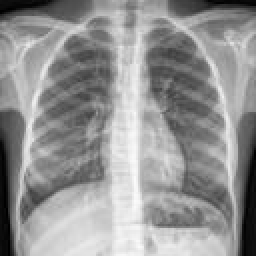
#> input picture output/chest_xray/test/NORMAL/IM-0033-0001-0002.jpeg, 128 x 128 px (shown 2 times larger); its folder holds only this picture in this run
$ jupyter execute --allow-errors find_correl.ipynb
#> lines starting #> are read from the running program, lines starting #| are printed output that depends on the picture
# Detect why there is pneumonia

Script to detect brightness in an image.

[cell 1]
import os
from PIL import Image
import numpy as np

def find_mean_brightness(folder_path):
#> called with folder_path = 'output/chest_xray/test/NORMAL'
    brightness_values = []
    std_values = []

    for root, _, filenames in os.walk(folder_path):
        for filename in filenames:
            if not filename.lower().endswith((".png", ".jpg", ".jpeg")):
                continue

            image_path = os.path.join(root, filename)
            with Image.open(image_path) as image:
#> image is the input picture: PIL image 128x128 L; min 0, max 251, mean 147.6
                img_l = image.convert("L")
                pixels_array = np.array(img_l, dtype=np.float32)

                image_std = float(np.std(pixels_array))
#> image_std = 54.47
                std_values.append(image_std)

                image_mean_brightness = float(np.mean(pixels_array))
#> image_mean_brightness = 147.6
                brightness_values.append(image_mean_brightness)

    if not brightness_values:
        return 0.0, 0.0, 0.0, 0

    mean_brightness = float(np.mean(brightness_values))
#> mean_brightness = 147.6
    mean_brightness_percent = (mean_brightness / 255.0) * 100.0
#> mean_brightness_percent = 57.89
    mean_std = float(np.mean(std_values))
#> mean_std = 54.47
    return mean_brightness, mean_brightness_percent, mean_std, len(brightness_values)

[cell 2]
def __main__():
    print("Check normal patient")
    dataset_folder_normal_patient = os.path.abspath("../output/chest_xray/test/NORMAL")
    print(f"Calculating mean brightness from: {dataset_folder_normal_patient}")
    normal_mean, normal_percent, normal_std, normal_count = find_mean_brightness(dataset_folder_normal_patient)
#> normal_mean = 147.6; normal_percent = 57.89; normal_std = 54.47; normal_count = 1

    print("Check pneumonia patient")
    dataset_folder_pneumonia_patient = os.path.abspath("../output/chest_xray/test/PNEUMONIA")
    print(f"Calculating mean brightness from: {dataset_folder_pneumonia_patient}")
    pneumonia_mean, pneumonia_percent, pneumonia_std, pneumonia_count = find_mean_brightness(dataset_folder_pneumonia_patient)

    print(f"Normal images: {normal_count}")
#| Normal images: 1
    print(f"Pneumonia images: {pneumonia_count}")
    print(f"Mean brightness normal patient: {normal_mean:.2f}/255 ({normal_percent:.2f}%)")
#| Mean brightness normal patient: 147.61/255 (57.89%)
    print(f"Mean brightness pneumonia patient: {pneumonia_mean:.2f}/255 ({pneumonia_percent:.2f}%)")
    print(f"Mean std normal patient: {normal_std:.2f}")
#| Mean std normal patient: 54.47
    print(f"Mean std pneumonia patient: {pneumonia_std:.2f}")

__main__()

Heatmap of the most impacted areas

[cell 3]
import matplotlib as plt

def generate_heatmap(folder_path):
#> called with folder_path = 'output/chest_xray/test/NORMAL'
    grid_size = 32
    target_size = 256
    step = target_size // grid_size

    combined_heatmap = np.zeros((grid_size, grid_size), dtype=np.float32)
    count = 0
    print(f"Grid size: {grid_size}x{grid_size}, Step: {step}")
    for root, _, filenames in os.walk(folder_path):
        for filename in filenames:
            if filename.endswith((".png", ".jpg", ".jpeg")):
                image_path = os.path.join(root, filename)
                with Image.open(image_path) as image:
                    img_l = image.convert("L")
                    pixels_array = np.array(img_l, dtype=np.float32)
                    current_heatmap = np.zeros((grid_size, grid_size))
            for i in range (grid_size):
                for j in range(grid_size):
                    block = pixels_array[i*step:(i+1)*step, j*step:(j+1)*step]
                    current_heatmap[i,j] = np.mean(block)
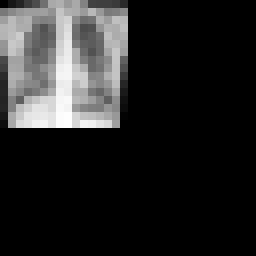
#> current_heatmap: shape (32, 32) float64 (shown 8 times larger); 75% of the values are NaN or infinite; the others: min 18.03, max 235, mean 147.6; drawn with min black, max white, NaN and infinite black
            combined_heatmap += current_heatmap
            count += 1
    average_heatmap = combined_heatmap / count

    return average_heatmap

Here the output graph defines this:

The normal signature in this case shows a much clearer image because there is no inflammation or fluid, which means it is filled with air and therefore black on X-rays, a sign of good health.
The signature of a sick person has much more "white" in the sense that the more "white" the image has, the blurrier it is, the more risk there is of inflammation and therefore fluid, which makes the image unclear.

The third image allows us to see where the lungs are and therefore see a concentration of white, often a sign of where the infection is developing.
Red = sick person
Blue = healthy person

[cell 4]
import os
import numpy as np
import matplotlib.pyplot as plt
from PIL import Image

def main():
    path_normal_patient = os.path.abspath("../output/chest_xray/test/NORMAL")
    path_pneumonia_patient = os.path.abspath("../output/chest_xray/test/PNEUMONIA")


    print("Generating heatmaps for normal patient")
    avg_heat_normal = generate_heatmap(path_normal_patient)

    print("Generating heatmaps for pneumonia patient")
    avg_heat_pneumonia = generate_heatmap(path_pneumonia_patient)

    if avg_heat_normal is not None and avg_heat_pneumonia is not None:
        diff = ((avg_heat_pneumonia - avg_heat_normal) / avg_heat_normal) * 100
#> diff: shape (32, 32) float32; every value is NaN or infinite
        plt.figure(figsize=(15, 5))

        plt.subplot(1, 3, 1)
        plt.imshow(avg_heat_normal, cmap='hot')
        plt.title("Normal")

        plt.subplot(1, 3, 2)
        plt.imshow(avg_heat_pneumonia, cmap='hot')
        plt.title("Pneumonia")

        plt.subplot(1, 3, 3)
        plt.imshow(diff, cmap='RdBu_r', vmin=-20, vmax=20)
        plt.colorbar(label='% Difference')
        plt.title("Correlation Zones (%)")

        plt.show()
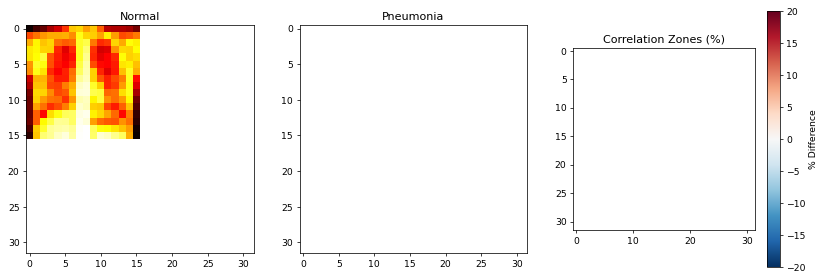
#> figure drawn by matplotlib, 4 panels

if __name__ == "__main__":
    main()

Test using a RandomForestClassifier on the train set

[cell 5]
import numpy as np
import os
from PIL import Image
from sklearn.ensemble import RandomForestClassifier
from sklearn.metrics import classification_report, accuracy_score, roc_auc_score, confusion_matrix, r2_score
from sklearn.model_selection import train_test_split
import matplotlib.pyplot as plt

def get_center_image(arr, npix):
#> called with npix = 50
    center = [shape // 2 for shape in arr.shape]
    slices = tuple(slice(max(0, c - npix), c + npix) for c in center)
    return arr[slices]
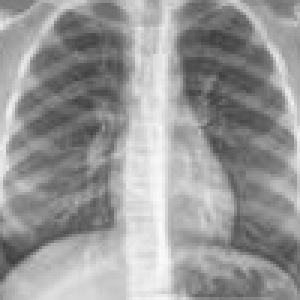
#> returned value: shape (100, 100) (shown 3 times larger); min 62, max 251, mean 152.4

def load_images_from_folder(folder, label, npix=50):
    images = []
    labels = []

    if not os.path.exists(folder):
        print(f"ERROR: Directory not found -> {os.path.abspath(folder)}")
        return images, labels

    print(f"Loading images from {folder}...")
    for filename in os.listdir(folder):
        path = os.path.join(folder, filename)
        if path.lower().endswith(('.png', '.jpg', '.jpeg')):
            try:
                img = Image.open(path).convert('L')
                arr = np.array(img)

                arr_centered = get_center_image(arr, npix)

                images.append(arr_centered.flatten())
                labels.append(label)
            except Exception as e:
                print(f"Skipped {path}: {e}")

    return images, labels

path_normal = "../output/chest_xray/train/NORMAL"
path_pneu = "../output/chest_xray/train/PNEUMONIA"

train_normal_x, train_normal_y = load_images_from_folder(path_normal, 0)
#> train_normal_x = 1 item; train_normal_y = [0]
train_pneu_x, train_pneu_y = load_images_from_folder(path_pneu, 1)

print(f"Successfully loaded {len(train_normal_x)} normal images and {len(train_pneu_x)} pneumonia images.")
#| Successfully loaded 1 normal images and 0 pneumonia images.

#> (the rest of this cell did not finish here and is left out)

Test using a RandomForestClassifier on the test set

[cell 6]
import numpy as np
import os
from PIL import Image
from sklearn.ensemble import RandomForestClassifier
from sklearn.metrics import classification_report, accuracy_score, roc_auc_score, confusion_matrix, r2_score
from sklearn.model_selection import train_test_split
import matplotlib.pyplot as plt

def get_center_image(arr, npix):
#> called with npix = 50
    center = [shape // 2 for shape in arr.shape]
    slices = tuple(slice(max(0, c - npix), c + npix) for c in center)
    return arr[slices]

def load_images_from_folder(folder, label, npix=50):
    images = []
    labels = []

    if not os.path.exists(folder):
        print(f"Directory not found")
        return images, labels

    print(f"Loading images from {folder}...")
    for filename in os.listdir(folder):
        path = os.path.join(folder, filename)
        if path.lower().endswith(('.png', '.jpg', '.jpeg')):
            try:
                img = Image.open(path).convert('L')
                arr = np.array(img)

                arr_centered = get_center_image(arr, npix)

                images.append(arr_centered.flatten())
                labels.append(label)
            except Exception as e:
                print(f"Skipped {path}: {e}")

    return images, labels

path_normal = "../output/chest_xray/test/NORMAL"
path_pneu = "../output/chest_xray/test/PNEUMONIA"

train_normal_x, train_normal_y = load_images_from_folder(path_normal, 0)
train_pneu_x, train_pneu_y = load_images_from_folder(path_pneu, 1)

print(f"Successfully loaded {len(train_normal_x)} normal images and {len(train_pneu_x)} pneumonia images.")
#| Successfully loaded 1 normal images and 0 pneumonia images.

#> (the rest of this cell did not finish here and is left out)

AI training on the **TRAIN** dataset to then verify on the **TEST** dataset

[cell 7]
import numpy as np
import os
from PIL import Image
from sklearn.ensemble import RandomForestClassifier
from sklearn.metrics import classification_report, accuracy_score, roc_auc_score, confusion_matrix, r2_score
import matplotlib.pyplot as plt

def get_center_image(arr, npix):
#> called with npix = 50
    center = [shape // 2 for shape in arr.shape]
    slices = tuple(slice(max(0, c - npix), c + npix) for c in center)
    return arr[slices]

def load_images_from_folder(folder, label, npix=50):
    images = []
    labels = []

    if not os.path.exists(folder):
        print(f"Directory not found")
        return images, labels

    print(f"Loading images from {folder}...")
    for filename in os.listdir(folder):
        path = os.path.join(folder, filename)
        if path.lower().endswith(('.png', '.jpg', '.jpeg')):
            try:
                img = Image.open(path).convert('L')
                arr = np.array(img)

                arr_centered = get_center_image(arr, npix)

                images.append(arr_centered.flatten())
                labels.append(label)
            except Exception as e:
                print(f"Skipped {path}: {e}")

    return images, labels

train_normal_dir = "../output/chest_xray/train/NORMAL"
train_pneu_dir = "../output/chest_xray/train/PNEUMONIA"

test_normal_dir = "../output/chest_xray/test/NORMAL"
test_pneu_dir = "../output/chest_xray/test/PNEUMONIA"

train_normal_x, train_normal_y = load_images_from_folder(train_normal_dir, 0)
train_pneu_x, train_pneu_y = load_images_from_folder(train_pneu_dir, 1)

#> (the rest of this cell did not finish here and is left out)

Pneumonia detection based on 3 visual characteristics:

Mean density: Measures the overall amount of "white" in the lungs (sick lungs are more opaque).
Heterogeneity (Standard deviation): Measures the strong contrasts between white and black areas, which reveals spots of infection.
Asymmetry: Compares the left and right lung to see if the image is unbalanced (infection often affects only one side).

[cell 8]
import numpy as np
import os
import pandas as pd
from PIL import Image
from sklearn.ensemble import RandomForestClassifier
from sklearn.metrics import classification_report, accuracy_score, roc_auc_score, confusion_matrix
import matplotlib.pyplot as plt
import seaborn as sns

def extract_clinical_features(arr, npix=50):
#> called with npix = 50
    center = [shape // 2 for shape in arr.shape]
    slices = tuple(slice(max(0, c - npix), c + npix) for c in center)
    cropped = arr[slices]

    density = np.mean(cropped)
#> density = 152.4

    heterogeneity = np.std(cropped)
#> heterogeneity = 45.3

    width = cropped.shape[1]
    left_lung = cropped[:, :width//2]
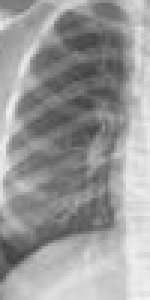
#> left_lung: shape (100, 50) (shown 3 times larger); min 62, max 241, mean 154.1
    right_lung = cropped[:, width//2:]
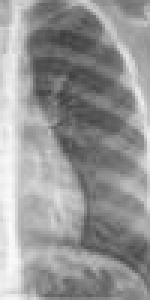
#> right_lung: shape (100, 50) (shown 3 times larger); min 63, max 251, mean 150.6
    asymmetry = abs(np.mean(left_lung) - np.mean(right_lung))
#> asymmetry = 3.53

    return [density, heterogeneity, asymmetry]

def load_extracted_features(folder, label, npix=50):
    features_list = []
    labels = []

    if not os.path.exists(folder):
        print(f"ERROR: Directory not found -> {os.path.abspath(folder)}")
        return features_list, labels

    print(f"Extracting features from {folder}...")
    for filename in os.listdir(folder):
        path = os.path.join(folder, filename)
        if path.lower().endswith(('.png', '.jpg', '.jpeg')):
            try:
                img = Image.open(path).convert('L')
                arr = np.array(img)

                features = extract_clinical_features(arr, npix)
#> features = [152.4, 45.3, 3.53]

                features_list.append(features)
                labels.append(label)
            except Exception as e:
                print(f"Skipped {path}: {e}")

    return features_list, labels

train_normal_dir = "../output/chest_xray/train/NORMAL"
train_pneu_dir = "../output/chest_xray/train/PNEUMONIA"
test_normal_dir = "../output/chest_xray/test/NORMAL"
test_pneu_dir = "../output/chest_xray/test/PNEUMONIA"

train_normal_x, train_normal_y = load_extracted_features(train_normal_dir, 0)
#> train_normal_x = [[152.4, 45.3, 3.53]]
train_pneu_x, train_pneu_y = load_extracted_features(train_pneu_dir, 1)

test_normal_x, test_normal_y = load_extracted_features(test_normal_dir, 0)
#> test_normal_x = [[152.4, 45.3, 3.53]]; test_normal_y = [0]
test_pneu_x, test_pneu_y = load_extracted_features(test_pneu_dir, 1)

X_train = np.array(train_normal_x + train_pneu_x)
#> X_train = [[152.4, 45.3, 3.53]]
y_train = np.array(train_normal_y + train_pneu_y)
#> y_train = [0]
X_test = np.array(test_normal_x + test_pneu_x)
#> X_test = [[152.4, 45.3, 3.53]]
y_test = np.array(test_normal_y + test_pneu_y)
#> y_test = [0]

print(f"\nExtraction complete: {len(X_train)} train samples, {len(X_test)} test samples.")
#| Extraction complete: 1 train samples, 1 test samples.

model = RandomForestClassifier(n_estimators=100, random_state=42, class_weight="balanced", max_depth=5)
print("Training interpretable model...")
model.fit(X_train, y_train)

#> (the rest of this cell did not finish here and is left out)

Detection of whether a patient has pneumonia using visual characteristics

train in the train forlder and test in the from folder

Pneumonia detection based on 3 visual characteristics:

Mean density: Measures the overall amount of "white" in the lungs (sick lungs are more opaque).
Heterogeneity (Standard deviation): Measures the strong contrasts between white and black areas, which reveals spots of infection.
Asymmetry: Compares the left and right lung to see if the image is unbalanced (infection often affects only one side).

[cell 9]
import os
import numpy as np
from PIL import Image
from sklearn.ensemble import RandomForestClassifier
from sklearn.metrics import classification_report, accuracy_score, roc_auc_score, confusion_matrix, r2_score
from sklearn.tree import export_text
import matplotlib.pyplot as plt

def extract_clinical_features(arr, npix):
#> called with npix = 50
    center = [shape // 2 for shape in arr.shape]
    slices = tuple(slice(max(0, c - npix), c + npix) for c in center)
    cropped = arr[slices]

    density = np.mean(cropped)
#> density = 152.4

    heterogeneity = np.std(cropped)
#> heterogeneity = 45.3

    width = cropped.shape[1]
    left_lung = cropped[:, :width//2]
    right_lung = cropped[:, width//2:]
    asymmetry = abs(np.mean(left_lung) - np.mean(right_lung))
#> asymmetry = 3.53

    return [density, heterogeneity, asymmetry]

def load_images_from_folder(folder, label, npix=50):
    features_list = []
    labels = []

    if not os.path.exists(folder):
        print(f"Directory not found: {folder}")
        return features_list, labels

    print(f"Extracting clinical features from {folder}...")
    for filename in os.listdir(folder):
        path = os.path.join(folder, filename)
        if path.lower().endswith(('.png', '.jpg', '.jpeg')):
            try:
                img = Image.open(path).convert('L')
                arr = np.array(img)

                features = extract_clinical_features(arr, npix)
#> features = [152.4, 45.3, 3.53]

                features_list.append(features)
                labels.append(label)
            except Exception as e:
                print(f"Skipped {path}: {e}")

    return features_list, labels

train_normal_dir = "../output/chest_xray/train/NORMAL"
train_pneu_dir = "../output/chest_xray/train/PNEUMONIA"
test_normal_dir = "../output/chest_xray/test/NORMAL"
test_pneu_dir = "../output/chest_xray/test/PNEUMONIA"

train_normal_x, train_normal_y = load_images_from_folder(train_normal_dir, 0)
train_pneu_x, train_pneu_y = load_images_from_folder(train_pneu_dir, 1)

#> (the rest of this cell did not finish here and is left out)

SAME CODE BUT WITH A GRIDSEARCH for find best parameters

[cell 10]
import os
import numpy as np
from PIL import Image
from sklearn.ensemble import RandomForestClassifier
from sklearn.metrics import classification_report, accuracy_score, roc_auc_score, confusion_matrix
from sklearn.tree import export_text
from sklearn.model_selection import GridSearchCV # L'outil magique pour trouver les meilleurs paramètres
import matplotlib.pyplot as plt

def extract_clinical_features(arr, npix):
#> called with npix = 50
    center = [shape // 2 for shape in arr.shape]
    slices = tuple(slice(max(0, c - npix), c + npix) for c in center)
    cropped = arr[slices]

    density = np.mean(cropped)
#> density = 152.4
    heterogeneity = np.std(cropped)
#> heterogeneity = 45.3

    width = cropped.shape[1]
    left_lung = cropped[:, :width//2]
    right_lung = cropped[:, width//2:]
    asymmetry = abs(np.mean(left_lung) - np.mean(right_lung))
#> asymmetry = 3.53

    return [density, heterogeneity, asymmetry]

def load_images_from_folder(folder, label, npix=50):
    features_list = []
    labels = []

    if not os.path.exists(folder):
        print(f"Directory not found: {folder}")
        return features_list, labels

    print(f"Extracting clinical features from {folder}...")
    for filename in os.listdir(folder):
        path = os.path.join(folder, filename)
        if path.lower().endswith(('.png', '.jpg', '.jpeg')):
            try:
                img = Image.open(path).convert('L')
                arr = np.array(img)

                features = extract_clinical_features(arr, npix)
#> features = [152.4, 45.3, 3.53]
                features_list.append(features)
                labels.append(label)
            except Exception as e:
                print(f"Skipped {path}: {e}")

    return features_list, labels

# --- 1. Chargement des données ---
train_normal_dir = "../output/chest_xray/train/NORMAL"
train_pneu_dir = "../output/chest_xray/train/PNEUMONIA"
test_normal_dir = "../output/chest_xray/test/NORMAL"
test_pneu_dir = "../output/chest_xray/test/PNEUMONIA"

train_normal_x, train_normal_y = load_images_from_folder(train_normal_dir, 0)
train_pneu_x, train_pneu_y = load_images_from_folder(train_pneu_dir, 1)

#> (the rest of this cell did not finish here and is left out)

[cell 11]
import os
import numpy as np
from PIL import Image
from sklearn.ensemble import RandomForestClassifier
from sklearn.metrics import classification_report, accuracy_score, roc_auc_score, confusion_matrix
from sklearn.tree import export_text
import matplotlib.pyplot as plt

def extract_clinical_features(arr, npix):
#> called with npix = 50
    center = [shape // 2 for shape in arr.shape]
    slices = tuple(slice(max(0, c - npix), c + npix) for c in center)
    cropped = arr[slices]

    h, w = cropped.shape
    half_h, half_w = h // 2, w // 2

    tl = cropped[:half_h, :half_w]
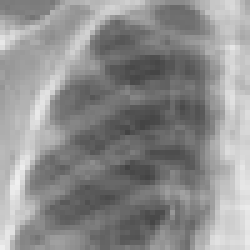
#> tl: shape (50, 50) (shown 5 times larger); min 67, max 239, mean 141.7
    tr = cropped[:half_h, half_w:]
    bl = cropped[half_h:, :half_w]
#> (the rest of the program and of its run is left out)
